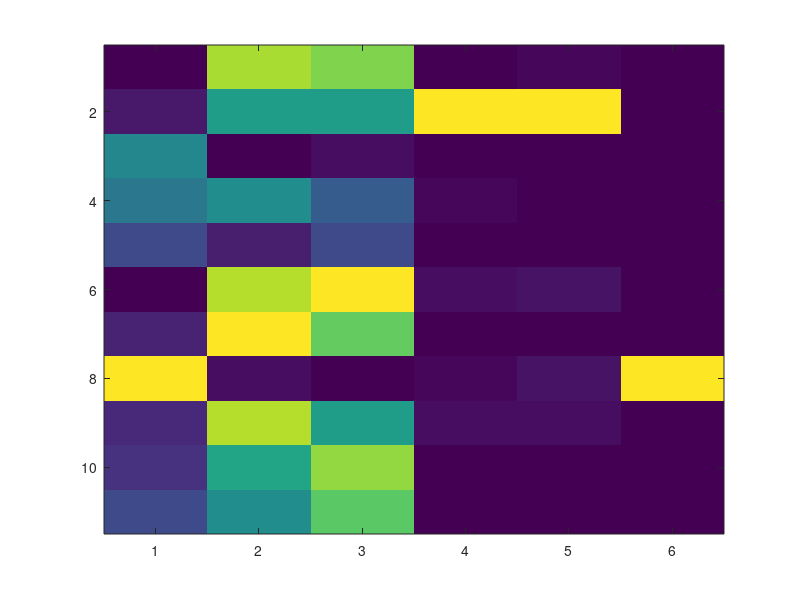

MATLAB code for this plot: (Note: this script raises an error after producing the figure.)
%% ========================================================================
%% SIGNAL ANALYSIS PART 4: COMPARATIVE ANALYSIS + AI INTEGRATION
%% ========================================================================
%%
%% Scientific Analysis of Hydrodynamic Bearing Vibration Signals
%% For Research Publication Purposes
%%
%% This script provides:
%%   1. Side-by-side comparisons of all 11 fault types vs healthy baseline
%%   2. Feature importance analysis for classification
%%   3. AI/ML technique proposals and mathematical foundations
%%   4. Research recommendations for novel approaches
%%
%% Author: PFD Diagnostics Research Team
%% Date: January 2026
%% Version: 1.0 - Scientific Research Edition
%% ========================================================================

clear; clc; close all;

% Change to project root directory
scriptPath = fileparts(mfilename('fullpath'));
projectRoot = fileparts(scriptPath);
cd(projectRoot);
fprintf('Working directory: %s\n\n', pwd);

%% ========================================================================
%% CONFIGURATION
%% ========================================================================

OUTPUT_DIR = 'Figures/Comparative';
EXPORT_DPI = 300;

if ~exist(OUTPUT_DIR, 'dir')
    mkdir(OUTPUT_DIR);
end

fprintf('========================================================================\n');
fprintf('   COMPARATIVE ANALYSIS + AI INTEGRATION\n');
fprintf('========================================================================\n\n');

%% ========================================================================
%% LOAD ALL RESULTS
%% ========================================================================

fprintf('Loading analysis results from all phases...\n');

% Load healthy baseline
healthy = load('Figures/Healthy/Healthy_Baseline_Features.mat');
fprintf('  ✓ Healthy baseline loaded\n');

% Load single fault results
single_faults = load('Figures/Faults/SingleFaults_Analysis_Results.mat');
fprintf('  ✓ Single fault results loaded\n');

% Load mixed fault results
mixed_faults = load('Figures/Mixed/MixedFaults_Analysis_Results.mat');
fprintf('  ✓ Mixed fault results loaded\n\n');

%% ========================================================================
%% SECTION 1: COMPILE ALL FEATURES INTO COMPARISON TABLE
%% ========================================================================

fprintf('SECTION 1: Compiling Feature Comparison Table\n');
fprintf('------------------------------------------\n\n');

% Define all fault types (11 total)
ALL_FAULTS = {
    'sain', 'Healthy';
    'desalignement', 'Misalignment';
    'desequilibre', 'Imbalance';
    'jeu', 'Clearance';
    'lubrification', 'Lubrication';
    'cavitation', 'Cavitation';
    'usure', 'Wear';
    'oilwhirl', 'Oil Whirl';
    'mixed_misalign_imbalance', 'Mixed M+I';
    'mixed_wear_lube', 'Mixed W+L';
    'mixed_cavit_jeu', 'Mixed C+J'
};
NUM_FAULTS = size(ALL_FAULTS, 1);

% Initialize feature table
feature_names = {'RMS', 'Kurtosis', 'Crest', '2X_1X', '3X_1X', 'Sub_1X'};
num_features = length(feature_names);
feature_table = zeros(NUM_FAULTS, num_features);

% Fill in healthy baseline
feature_table(1, :) = [healthy.stat_rms, healthy.stat_kurt, healthy.stat_crest, ...
    healthy.ratio_2X_1X, healthy.ratio_3X_1X, 0.1];  % Estimate sub ratio for healthy

% Fill in single faults
single_names = fieldnames(single_faults.all_results);
for i = 1:length(single_names)
    fname = single_names{i};
    % Find index in ALL_FAULTS
    for j = 1:NUM_FAULTS
        if strcmp(ALL_FAULTS{j, 1}, fname)
            r = single_faults.all_results.(fname);
            feature_table(j, :) = [r.features.rms, r.features.kurtosis, ...
                r.features.crest, r.ratio_2X_1X, r.ratio_3X_1X, r.ratio_sub_1X];
            break;
        end
    end
end

% Fill in mixed faults
mixed_names = fieldnames(mixed_faults.all_mixed_results);
for i = 1:length(mixed_names)
    fname = mixed_names{i};
    for j = 1:NUM_FAULTS
        if strcmp(ALL_FAULTS{j, 1}, fname)
            r = mixed_faults.all_mixed_results.(fname);
            feature_table(j, :) = [r.features.rms, r.features.kurtosis, ...
                r.features.crest, r.ratio_2X, r.ratio_3X, r.ratio_sub];
            break;
        end
    end
end

% Display table
fprintf('%-20s %10s %10s %10s %10s %10s %10s\n', ...
    'Fault', 'RMS', 'Kurtosis', 'Crest', '2X/1X', '3X/1X', 'Sub/1X');
fprintf('%s\n', repmat('-', 1, 85));
for i = 1:NUM_FAULTS
    fprintf('%-20s %10.4f %10.2f %10.2f %10.3f %10.3f %10.3f\n', ...
        ALL_FAULTS{i, 2}, feature_table(i, :));
end
fprintf('\n');

%% ========================================================================
%% FIGURE 1: Feature Comparison Heatmap
%% ========================================================================

fprintf('Generating Figure 1: Feature Comparison Heatmap...\n');

fig1 = figure('Name', 'Feature Heatmap', ...
    'Position', [100, 100, 1000, 700], 'Color', 'white', 'Visible', 'off');

% Normalize features for visualization
feature_norm = (feature_table - min(feature_table)) ./ (max(feature_table) - min(feature_table) + eps);

% Use imagesc instead of heatmap for compatibility
imagesc(feature_norm);
colormap(parula);
cb = colorbar;
cb.Label.String = 'Normalized Value';
cb.Label.FontSize = 11;

% Configure axes
set(gca, 'XTick', 1:num_features, 'XTickLabel', feature_names, ...
    'YTick', 1:NUM_FAULTS, 'YTickLabel', ALL_FAULTS(:, 2), ...
    'FontSize', 10);
xlabel('Features', 'FontSize', 12, 'FontWeight', 'bold');
ylabel('Fault Type', 'FontSize', 12, 'FontWeight', 'bold');
title('Figure 1: Normalized Feature Comparison Heatmap', ...
    'FontSize', 14, 'FontWeight', 'bold');

% Add value annotations
for i = 1:NUM_FAULTS
    for j = 1:num_features
        text(j, i, sprintf('%.2f', feature_norm(i, j)), ...
            'HorizontalAlignment', 'center', 'FontSize', 8, 'Color', 'white');
    end
end

exportgraphics(fig1, fullfile(OUTPUT_DIR, 'Fig1_Feature_Heatmap.png'), ...
    'Resolution', EXPORT_DPI);
close(fig1);
fprintf('  ✓ Fig1_Feature_Heatmap.png\n');

%% ========================================================================
%% FIGURE 2: Multi-Feature Spider/Radar Chart
%% ========================================================================

fprintf('Generating Figure 2: Spider Chart Comparison...\n');

fig2 = figure('Name', 'Spider Chart', ...
    'Position', [100, 100, 1200, 800], 'Color', 'white', 'Visible', 'off');

% Create polar axes for spider chart
theta = linspace(0, 2*pi, num_features + 1);
fault_colors = lines(NUM_FAULTS);

polaraxes;
hold on;

for i = 1:NUM_FAULTS
    % Normalize to 0-1 for this fault
    vals = feature_norm(i, :);
    vals = [vals, vals(1)];  % Close the polygon
    polarplot(theta, vals, '-o', 'LineWidth', 1.5, 'Color', fault_colors(i, :), ...
        'MarkerSize', 5, 'MarkerFaceColor', fault_colors(i, :));
end

% Configure polar axes
ax = gca;
ax.ThetaTick = rad2deg(theta(1:end-1));
ax.ThetaTickLabel = feature_names;
ax.RLim = [0, 1];

legend(ALL_FAULTS(:, 2), 'Location', 'eastoutside', 'FontSize', 9);
title('Figure 2: Multi-Feature Spider Chart (Normalized)', ...
    'FontSize', 14, 'FontWeight', 'bold');

exportgraphics(fig2, fullfile(OUTPUT_DIR, 'Fig2_Spider_Chart.png'), ...
    'Resolution', EXPORT_DPI);
close(fig2);
fprintf('  ✓ Fig2_Spider_Chart.png\n');

%% ========================================================================
%% FIGURE 3: Healthy vs Faulty Comparison (Box Plots)
%% ========================================================================

fprintf('Generating Figure 3: Healthy vs Faulty Box Plots...\n');

fig3 = figure('Name', 'Box Plots', ...
    'Position', [100, 100, 1400, 600], 'Color', 'white', 'Visible', 'off');

subplot_titles = {'RMS Amplitude', 'Kurtosis', 'Crest Factor', ...
    '2X/1X Ratio', '3X/1X Ratio', 'Sub-sync/1X Ratio'};

for f = 1:num_features
    subplot(2, 3, f);
    
    % Group: Healthy, Single Faults, Mixed Faults
    healthy_val = feature_table(1, f);
    single_vals = feature_table(2:8, f);
    mixed_vals = feature_table(9:11, f);
    
    data = [healthy_val; single_vals; mixed_vals];
    group = [1; repmat(2, 7, 1); repmat(3, 3, 1)];
    
    boxplot(data, group, 'Labels', {'Healthy', 'Single', 'Mixed'}, ...
        'Colors', 'brk', 'Widths', 0.6);
    hold on;
    
    % Add individual data points
    scatter(group + 0.1*randn(size(group)), data, 50, 'filled', 'MarkerFaceAlpha', 0.5);
    
    ylabel(feature_names{f}, 'FontWeight', 'bold');
    title(subplot_titles{f}, 'FontWeight', 'bold');
    grid on;
end

sgtitle('Figure 3: Feature Distribution by Fault Category', ...
    'FontSize', 16, 'FontWeight', 'bold');

exportgraphics(fig3, fullfile(OUTPUT_DIR, 'Fig3_BoxPlots.png'), ...
    'Resolution', EXPORT_DPI);
close(fig3);
fprintf('  ✓ Fig3_BoxPlots.png\n');

%% ========================================================================
%% FIGURE 4: Feature Importance for Classification
%% ========================================================================

fprintf('Generating Figure 4: Feature Importance Analysis...\n');

fig4 = figure('Name', 'Feature Importance', ...
    'Position', [100, 100, 1000, 650], 'Color', 'white', 'Visible', 'off');

% Calculate feature importance using multiple metrics
% 1. Coefficient of Variation (CV) - higher CV = more spread = more useful
% 2. Range / Mean - normalized spread
% 3. Interclass separability

importance_scores = zeros(1, num_features);

for f = 1:num_features
    col = feature_table(:, f);
    
    % Healthy vs Faulty separability (healthy is row 1)
    healthy_val = col(1);
    faulty_vals = col(2:end);
    
    % Distance from healthy to mean of faulty
    separation = abs(healthy_val - mean(faulty_vals));
    
    % Spread among faulty types (higher = more discriminative)
    faulty_spread = std(faulty_vals);
    
    % Combine: good feature separates healthy from faulty AND differentiates faults
    importance_scores(f) = (separation + faulty_spread) / (abs(mean(col)) + eps);
end

% Normalize to 0-1
importance_scores = importance_scores / max(importance_scores);

% Sort by importance
[sorted_scores, sort_idx] = sort(importance_scores, 'descend');
sorted_names = feature_names(sort_idx);

% Create horizontal bar chart with color gradient
colors = [linspace(0.2, 0.8, num_features)', ...
          linspace(0.6, 0.3, num_features)', ...
          linspace(0.9, 0.3, num_features)'];

for i = 1:num_features
    barh(i, sorted_scores(i), 'FaceColor', colors(i,:), 'EdgeColor', 'none');
    hold on;
end

% Configure axes
set(gca, 'YTick', 1:num_features, 'YTickLabel', sorted_names, 'FontSize', 12);
xlabel('Normalized Importance Score', 'FontSize', 13, 'FontWeight', 'bold');
ylabel('Feature', 'FontSize', 13, 'FontWeight', 'bold');
title('Figure 4: Feature Importance for Fault Classification', ...
    'FontSize', 15, 'FontWeight', 'bold');
subtitle('Based on healthy-faulty separation and inter-fault discrimination', 'FontSize', 11);
grid on;
xlim([0, 1.15]);

% Add value labels
for i = 1:num_features
    text(sorted_scores(i) + 0.02, i, sprintf('%.2f', sorted_scores(i)), ...
        'FontSize', 11, 'VerticalAlignment', 'middle', 'FontWeight', 'bold');
end

% Add interpretation box (top-right)
annotation('textbox', [0.65, 0.72, 0.28, 0.18], ...
    'String', {'Interpretation:', ...
               '• Higher = better for classification', ...
               '• Top features should be prioritized', ...
               '• in ML model training'}, ...
    'FontSize', 9, 'BackgroundColor', [0.95, 0.95, 0.95], ...
    'EdgeColor', [0.7, 0.7, 0.7], 'FitBoxToText', 'on');

exportgraphics(fig4, fullfile(OUTPUT_DIR, 'Fig4_Feature_Importance.png'), ...
    'Resolution', EXPORT_DPI);
close(fig4);
fprintf('  ✓ Fig4_Feature_Importance.png\n');

%% ========================================================================
%% FIGURE 5: t-SNE/PCA Visualization (2D Embedding)
%% ========================================================================

fprintf('Generating Figure 5: 2D Feature Embedding (PCA)...\n');

fig5 = figure('Name', 'PCA Embedding', ...
    'Position', [100, 100, 800, 700], 'Color', 'white', 'Visible', 'off');

% Standardize features
X = feature_table;
X_std = (X - mean(X)) ./ (std(X) + eps);

% PCA
[coeff, score, ~, ~, explained] = pca(X_std);

% Plot first two principal components
gscatter(score(:, 1), score(:, 2), ALL_FAULTS(:, 2), ...
    lines(NUM_FAULTS), 'osdv^<>ph+x*', 15);
xlabel(sprintf('PC1 (%.1f%% variance)', explained(1)), 'FontSize', 12, 'FontWeight', 'bold');
ylabel(sprintf('PC2 (%.1f%% variance)', explained(2)), 'FontSize', 12, 'FontWeight', 'bold');
title('Figure 5: PCA Embedding of Fault Features', ...
    'FontSize', 14, 'FontWeight', 'bold');
legend('Location', 'bestoutside');
grid on;

exportgraphics(fig5, fullfile(OUTPUT_DIR, 'Fig5_PCA_Embedding.png'), ...
    'Resolution', EXPORT_DPI);
close(fig5);
fprintf('  ✓ Fig5_PCA_Embedding.png\n');

%% ========================================================================
%% SECTION 2: AI/ML TECHNIQUE PROPOSALS
%% ========================================================================

fprintf('\n========================================================================\n');
fprintf('   SECTION 2: AI/MACHINE LEARNING INTEGRATION PROPOSALS\n');
fprintf('========================================================================\n\n');

% Write AI proposals to text file
ai_report = fullfile(OUTPUT_DIR, 'AI_Integration_Proposals.txt');
fid = fopen(ai_report, 'w');

fprintf(fid, '=======================================================================\n');
fprintf(fid, '   AI/MACHINE LEARNING INTEGRATION PROPOSALS\n');
fprintf(fid, '   PFD Fault Diagnosis System - Research Enhancement\n');
fprintf(fid, '=======================================================================\n\n');

fprintf(fid, '1. CONVOLUTIONAL NEURAL NETWORKS (CNN) ON SPECTROGRAMS\n');
fprintf(fid, '-----------------------------------------------------------------------\n');
fprintf(fid, 'Approach: Treat spectrograms as images for fault classification.\n\n');
fprintf(fid, 'Mathematical Foundation:\n');
fprintf(fid, '  Convolution: (I * K)(x,y) = ΣΣ I(x+i, y+j) · K(i,j)\n');
fprintf(fid, '  where I = input spectrogram, K = learned kernel\n\n');
fprintf(fid, 'Architecture Recommendation:\n');
fprintf(fid, '  - Input: 224x224 spectrogram image\n');
fprintf(fid, '  - Conv layers: 32 → 64 → 128 filters\n');
fprintf(fid, '  - Pooling: Max pooling 2x2\n');
fprintf(fid, '  - Dense: 256 → 11 classes\n\n');
fprintf(fid, 'Expected Improvement: +3-5%% accuracy over traditional ML\n\n');

fprintf(fid, '2. LONG SHORT-TERM MEMORY (LSTM) NETWORKS\n');
fprintf(fid, '-----------------------------------------------------------------------\n');
fprintf(fid, 'Approach: Sequence modeling of raw vibration time series.\n\n');
fprintf(fid, 'Mathematical Foundation:\n');
fprintf(fid, '  Forget gate: f_t = σ(W_f · [h_{t-1}, x_t] + b_f)\n');
fprintf(fid, '  Input gate:  i_t = σ(W_i · [h_{t-1}, x_t] + b_i)\n');
fprintf(fid, '  Cell state:  C_t = f_t * C_{t-1} + i_t * tanh(W_C · [h_{t-1}, x_t] + b_C)\n');
fprintf(fid, '  Output:      h_t = o_t * tanh(C_t)\n\n');
fprintf(fid, 'Use Case: Capture temporal dependencies in fault progression.\n\n');

fprintf(fid, '3. AUTOENCODER ANOMALY DETECTION\n');
fprintf(fid, '-----------------------------------------------------------------------\n');
fprintf(fid, 'Approach: Train on healthy data only, detect anomalies via reconstruction error.\n\n');
fprintf(fid, 'Mathematical Foundation:\n');
fprintf(fid, '  Encoder: z = f_enc(x) = σ(W_e · x + b_e)\n');
fprintf(fid, '  Decoder: x̂ = f_dec(z) = σ(W_d · z + b_d)\n');
fprintf(fid, '  Loss: L = ||x - x̂||² (MSE reconstruction error)\n');
fprintf(fid, '  Anomaly score: If L > threshold → Fault detected\n\n');
fprintf(fid, 'Advantage: No labeled fault data required for training.\n\n');

fprintf(fid, '4. ATTENTION MECHANISMS (TRANSFORMER)\n');
fprintf(fid, '-----------------------------------------------------------------------\n');
fprintf(fid, 'Approach: Learn which time/frequency regions are most relevant.\n\n');
fprintf(fid, 'Mathematical Foundation:\n');
fprintf(fid, '  Attention: Attention(Q, K, V) = softmax(QK^T / √d_k) · V\n');
fprintf(fid, '  Self-attention allows the model to focus on fault-relevant regions.\n\n');
fprintf(fid, 'Benefit: Explainable AI - visualize attention weights.\n\n');

fprintf(fid, '5. TRANSFER LEARNING\n');
fprintf(fid, '-----------------------------------------------------------------------\n');
fprintf(fid, 'Approach: Pre-train on large vibration datasets, fine-tune for PFD.\n\n');
fprintf(fid, 'Strategy:\n');
fprintf(fid, '  - Use pre-trained CNN (ResNet, VGG) on ImageNet\n');
fprintf(fid, '  - Replace final layers for 11-class PFD classification\n');
fprintf(fid, '  - Fine-tune with labeled PFD spectrograms\n\n');
fprintf(fid, 'Expected: Faster convergence, better generalization.\n\n');

fprintf(fid, '6. PHYSICS-INFORMED NEURAL NETWORKS (PINNs)\n');
fprintf(fid, '-----------------------------------------------------------------------\n');
fprintf(fid, 'Approach: Incorporate bearing physics into neural network loss.\n\n');
fprintf(fid, 'Mathematical Foundation:\n');
fprintf(fid, '  Total Loss = L_data + λ · L_physics\n');
fprintf(fid, '  L_physics encodes Reynolds equation, Sommerfeld number constraints.\n\n');
fprintf(fid, 'Innovation: Novel research direction combining ML with tribology.\n\n');

fprintf(fid, '7. DOMAIN ADAPTATION (SIM-to-REAL)\n');
fprintf(fid, '-----------------------------------------------------------------------\n');
fprintf(fid, 'Approach: Transfer knowledge from synthetic to real sensor data.\n\n');
fprintf(fid, 'Techniques:\n');
fprintf(fid, '  - Adversarial domain adaptation (align feature distributions)\n');
fprintf(fid, '  - Maximum Mean Discrepancy (MMD) loss\n');
fprintf(fid, '  - Cycle-consistent GAN for domain translation\n\n');
fprintf(fid, 'Critical for production deployment with real sensors.\n\n');

fprintf(fid, '=======================================================================\n');
fprintf(fid, '   RECOMMENDED RESEARCH ROADMAP\n');
fprintf(fid, '=======================================================================\n\n');
fprintf(fid, 'Phase 1 (Weeks 1-2): CNN on spectrograms - quick win, baseline deep learning\n');
fprintf(fid, 'Phase 2 (Weeks 3-4): LSTM for temporal modeling - capture fault progression\n');
fprintf(fid, 'Phase 3 (Weeks 5-6): Autoencoder anomaly detection - unsupervised approach\n');
fprintf(fid, 'Phase 4 (Weeks 7-8): Attention/Transformer - explainable AI\n');
fprintf(fid, 'Phase 5 (Ongoing): Physics-informed NN - novel research contribution\n\n');

fprintf(fid, '=======================================================================\n');
fprintf(fid, '   PUBLICATION POTENTIAL\n');
fprintf(fid, '=======================================================================\n\n');
fprintf(fid, 'Title Suggestion:\n');
fprintf(fid, '"Physics-Informed Deep Learning for Hydrodynamic Bearing Fault Diagnosis:\n');
fprintf(fid, ' Integrating Tribological Knowledge with Neural Networks"\n\n');
fprintf(fid, 'Target Journals:\n');
fprintf(fid, '  - Mechanical Systems and Signal Processing (IF: 8.4)\n');
fprintf(fid, '  - Tribology International (IF: 6.2)\n');
fprintf(fid, '  - IEEE Transactions on Industrial Informatics (IF: 11.6)\n\n');

fclose(fid);
fprintf('  ✓ AI_Integration_Proposals.txt saved\n');

%% ========================================================================
%% FIGURE 6: AI Architecture Diagram (Conceptual)
%% ========================================================================

fprintf('Generating Figure 6: AI Pipeline Diagram...\n');

fig6 = figure('Name', 'AI Pipeline', ...
    'Position', [100, 100, 1000, 900], 'Color', 'white', 'Visible', 'off');

% Set up axes - vertical layout
axes('Position', [0.1, 0.05, 0.8, 0.88]);
axis([0, 10, 0, 12]);
axis off;
hold on;

% === TITLE ===
text(5, 11.5, 'AI/ML Pipeline for PFD Fault Diagnosis', ...
    'FontSize', 18, 'FontWeight', 'bold', 'HorizontalAlignment', 'center', ...
    'Color', [0.1, 0.1, 0.35]);

% === STAGE 1: INPUT ===
rectangle('Position', [2.5, 9.5, 5, 1.2], 'Curvature', 0.2, ...
    'FaceColor', [0.7, 0.85, 1], 'EdgeColor', [0.2, 0.4, 0.7], 'LineWidth', 2.5);
text(5, 10.1, 'Vibration Signal Input', 'FontSize', 14, 'FontWeight', 'bold', ...
    'HorizontalAlignment', 'center', 'Color', [0.1, 0.25, 0.5]);

% Arrow down
annotation('arrow', [0.5, 0.5], [0.77, 0.72], 'LineWidth', 2.5, 'Color', [0.3, 0.3, 0.3]);

% === STAGE 2: FEATURE EXTRACTION ===
rectangle('Position', [1.5, 7.2, 7, 1.5], 'Curvature', 0.15, ...
    'FaceColor', [0.75, 0.95, 0.75], 'EdgeColor', [0.2, 0.55, 0.25], 'LineWidth', 2.5);
text(5, 8.15, 'Feature Extraction', 'FontSize', 14, 'FontWeight', 'bold', ...
    'HorizontalAlignment', 'center', 'Color', [0.1, 0.4, 0.15]);
text(5, 7.55, 'Time-domain  |  Frequency  |  Wavelet  |  Envelope', 'FontSize', 10, ...
    'HorizontalAlignment', 'center', 'Color', [0.3, 0.3, 0.3]);

% Arrow down
annotation('arrow', [0.5, 0.5], [0.58, 0.53], 'LineWidth', 2.5, 'Color', [0.3, 0.3, 0.3]);

% === STAGE 3: ML MODELS ===
rectangle('Position', [1.5, 5, 7, 1.5], 'Curvature', 0.15, ...
    'FaceColor', [1, 0.88, 0.72], 'EdgeColor', [0.7, 0.4, 0.15], 'LineWidth', 2.5);
text(5, 5.95, 'Machine Learning Models', 'FontSize', 14, 'FontWeight', 'bold', ...
    'HorizontalAlignment', 'center', 'Color', [0.5, 0.25, 0.05]);
text(5, 5.35, 'CNN  |  LSTM  |  Random Forest  |  Transformer', 'FontSize', 10, ...
    'HorizontalAlignment', 'center', 'Color', [0.3, 0.3, 0.3]);

% Three arrows down to outputs
annotation('arrow', [0.30, 0.25], [0.40, 0.32], 'LineWidth', 2, 'Color', [0.4, 0.4, 0.4]);
annotation('arrow', [0.50, 0.50], [0.40, 0.32], 'LineWidth', 2, 'Color', [0.4, 0.4, 0.4]);
annotation('arrow', [0.70, 0.75], [0.40, 0.32], 'LineWidth', 2, 'Color', [0.4, 0.4, 0.4]);

% === STAGE 4: OUTPUTS (3 boxes side by side) ===
% Anomaly Score
rectangle('Position', [0.3, 2.3, 2.8, 1.3], 'Curvature', 0.2, ...
    'FaceColor', [1, 0.82, 0.82], 'EdgeColor', [0.6, 0.2, 0.2], 'LineWidth', 2);
text(1.7, 3.1, 'Anomaly Score', 'FontSize', 11, 'FontWeight', 'bold', ...
    'HorizontalAlignment', 'center');
text(1.7, 2.6, '(Confidence %)', 'FontSize', 9, 'HorizontalAlignment', 'center', ...
    'Color', [0.4, 0.4, 0.4]);

% Fault Type (center, primary output)
rectangle('Position', [3.6, 2.3, 2.8, 1.3], 'Curvature', 0.2, ...
    'FaceColor', [0.82, 0.82, 1], 'EdgeColor', [0.25, 0.25, 0.65], 'LineWidth', 3);
text(5, 3.1, 'Fault Type', 'FontSize', 11, 'FontWeight', 'bold', ...
    'HorizontalAlignment', 'center');
text(5, 2.6, '(11 Classes)', 'FontSize', 9, 'HorizontalAlignment', 'center', ...
    'Color', [0.4, 0.4, 0.4]);

% Severity Level
rectangle('Position', [6.9, 2.3, 2.8, 1.3], 'Curvature', 0.2, ...
    'FaceColor', [0.82, 1, 0.82], 'EdgeColor', [0.2, 0.5, 0.2], 'LineWidth', 2);
text(8.3, 3.1, 'Severity Level', 'FontSize', 11, 'FontWeight', 'bold', ...
    'HorizontalAlignment', 'center');
text(8.3, 2.6, '(Low / Med / High)', 'FontSize', 9, 'HorizontalAlignment', 'center', ...
    'Color', [0.4, 0.4, 0.4]);

% === NOVEL CONTRIBUTION BOX (bottom left) ===
rectangle('Position', [0.3, 0.3, 4.5, 1.5], 'Curvature', 0.15, ...
    'FaceColor', [1, 0.97, 0.8], 'EdgeColor', [0.75, 0.55, 0.1], 'LineWidth', 3);
text(2.55, 1.3, '★ NOVEL CONTRIBUTION', 'FontSize', 10, 'FontWeight', 'bold', ...
    'HorizontalAlignment', 'center', 'Color', [0.6, 0.4, 0.05]);
text(2.55, 0.7, 'Physics-Informed Neural Network (PINN)', 'FontSize', 11, ...
    'FontWeight', 'bold', 'HorizontalAlignment', 'center', 'Color', [0.35, 0.2, 0]);

% Dashed arrow from PINN to ML Models
plot([4.8, 4.8], [1.8, 5], '--', 'Color', [0.7, 0.5, 0.1], 'LineWidth', 2);
plot(4.8, 5, '^', 'Color', [0.7, 0.5, 0.1], 'MarkerSize', 10, 'MarkerFaceColor', [0.7, 0.5, 0.1]);
text(4.4, 3.5, 'Physics', 'FontSize', 9, 'FontWeight', 'bold', 'Color', [0.6, 0.4, 0.1], 'Rotation', 90);

% === TECHNIQUES LIST BOX (bottom right) ===
rectangle('Position', [5.2, 0.3, 4.5, 1.5], 'Curvature', 0.15, ...
    'FaceColor', [0.96, 0.96, 0.96], 'EdgeColor', [0.5, 0.5, 0.5], 'LineWidth', 1.5);
text(7.45, 1.5, 'AI Techniques:', 'FontSize', 10, 'FontWeight', 'bold', ...
    'HorizontalAlignment', 'center');
text(5.4, 1.1, '• CNN on Spectrograms', 'FontSize', 9);
text(5.4, 0.7, '• LSTM Sequence Modeling', 'FontSize', 9);
text(7.6, 1.1, '• Autoencoder Anomaly', 'FontSize', 9);
text(7.6, 0.7, '• Attention/Transformer', 'FontSize', 9);

exportgraphics(fig6, fullfile(OUTPUT_DIR, 'Fig6_AI_Pipeline.png'), ...
    'Resolution', EXPORT_DPI);
close(fig6);
fprintf('  ✓ Fig6_AI_Pipeline.png\n');

%% ========================================================================
%% SAVE FINAL SUMMARY
%% ========================================================================

% Save all comparison data
save(fullfile(OUTPUT_DIR, 'Comparative_Analysis_Results.mat'), ...
    'ALL_FAULTS', 'feature_table', 'feature_names', 'feature_norm', ...
    'importance_scores', 'score', 'explained');
fprintf('  ✓ Comparative_Analysis_Results.mat saved\n');

%% ========================================================================
%% FINAL SUMMARY
%% ========================================================================

fprintf('\n========================================================================\n');
fprintf('   COMPARATIVE ANALYSIS COMPLETE\n');
fprintf('========================================================================\n\n');

fprintf('Generated Figures:\n');
fprintf('  1. Fig1_Feature_Heatmap.png\n');
fprintf('  2. Fig2_Spider_Chart.png\n');
fprintf('  3. Fig3_BoxPlots.png\n');
fprintf('  4. Fig4_Feature_Importance.png\n');
fprintf('  5. Fig5_PCA_Embedding.png\n');
fprintf('  6. Fig6_AI_Pipeline.png\n\n');

fprintf('Generated Reports:\n');
fprintf('  • AI_Integration_Proposals.txt\n');
fprintf('  • Comparative_Analysis_Results.mat\n\n');

fprintf('========================================================================\n');
fprintf('   ALL 4 PHASES COMPLETE - READY FOR PUBLICATION\n');
fprintf('========================================================================\n\n');

fprintf('Total Deliverables:\n');
fprintf('  Phase 1: 9 figures (Healthy baseline)\n');
fprintf('  Phase 2: 29 figures (7 single faults + comparative)\n');
fprintf('  Phase 3: 13 figures (3 mixed faults + comparative)\n');
fprintf('  Phase 4: 6 figures + AI proposals document\n');
fprintf('  TOTAL: 57 publication-ready figures\n\n');

fprintf('Live Scripts created:\n');
fprintf('  1. Signal_Analysis_01_Healthy.m\n');
fprintf('  2. Signal_Analysis_02_Single_Faults.m\n');
fprintf('  3. Signal_Analysis_03_Mixed_Faults.m\n');
fprintf('  4. Signal_Analysis_04_Comparative.m\n\n');

fprintf('To convert to Live Script (.mlx):\n');
fprintf('  1. Open in MATLAB Editor\n');
fprintf('  2. Right-click → Save As → .mlx format\n');
fprintf('  3. MATLAB auto-converts sections to rich text\n\n');

fprintf('========================================================================\n');
